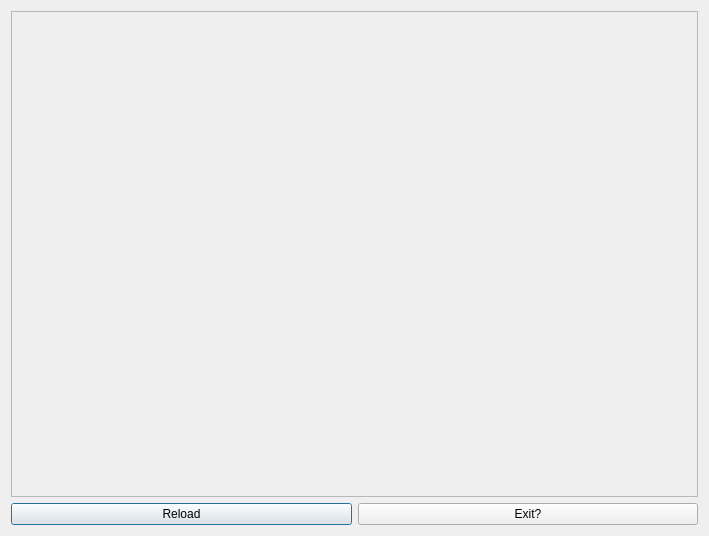
<?xml version="1.0" encoding="UTF-8"?>
<ui version="4.0">
 <class>Dialog</class>
 <widget class="QDialog" name="Dialog">
  <property name="geometry">
   <rect>
    <x>0</x>
    <y>0</y>
    <width>709</width>
    <height>536</height>
   </rect>
  </property>
  <property name="windowTitle">
   <string>Graph</string>
  </property>
  <layout class="QGridLayout" name="gridLayout">
   <item row="0" column="0" colspan="2">
    <widget class="QFrame" name="frame">
     <property name="frameShape">
      <enum>QFrame::StyledPanel</enum>
     </property>
     <property name="frameShadow">
      <enum>QFrame::Raised</enum>
     </property>
    </widget>
   </item>
   <item row="1" column="0">
    <widget class="QPushButton" name="pushButton">
     <property name="text">
      <string>Reload</string>
     </property>
    </widget>
   </item>
   <item row="1" column="1">
    <widget class="QPushButton" name="pushButton_2">
     <property name="text">
      <string>Exit?</string>
     </property>
    </widget>
   </item>
  </layout>
 </widget>
 <resources/>
 <connections/>
</ui>
